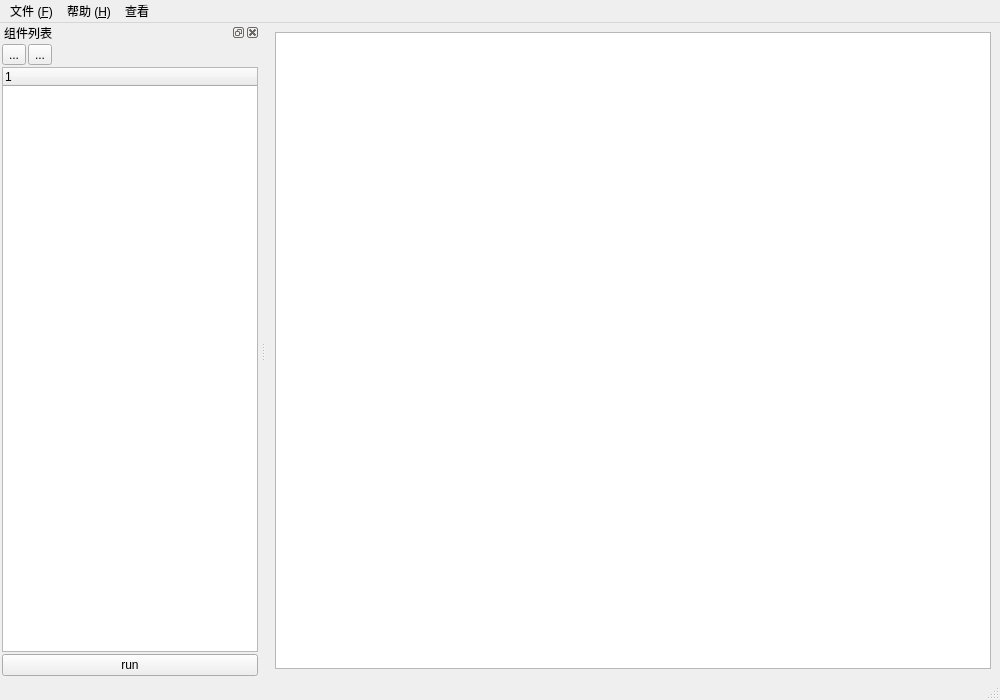
<?xml version="1.0" encoding="UTF-8"?>
<ui version="4.0">
 <class>MainWindow</class>
 <widget class="QMainWindow" name="MainWindow">
  <property name="geometry">
   <rect>
    <x>0</x>
    <y>0</y>
    <width>1000</width>
    <height>700</height>
   </rect>
  </property>
  <property name="windowTitle">
   <string>QNodeTest - 节点编辑器</string>
  </property>
  <widget class="QWidget" name="centralwidget">
   <layout class="QGridLayout" name="gridLayout_2">
    <item row="0" column="0">
     <widget class="QtNodes::GraphicsView" name="graphicsView">
      <property name="renderHints">
       <set>QPainter::Antialiasing|QPainter::TextAntialiasing</set>
      </property>
     </widget>
    </item>
   </layout>
  </widget>
  <widget class="QMenuBar" name="menubar">
   <property name="geometry">
    <rect>
     <x>0</x>
     <y>0</y>
     <width>1000</width>
     <height>21</height>
    </rect>
   </property>
   <widget class="QMenu" name="menuFile">
    <property name="title">
     <string>文件 (&amp;F)</string>
    </property>
    <addaction name="actionSave"/>
    <addaction name="actionLoad"/>
    <addaction name="separator"/>
    <addaction name="actionExit"/>
   </widget>
   <widget class="QMenu" name="menuHelp">
    <property name="title">
     <string>帮助 (&amp;H)</string>
    </property>
    <addaction name="actionAbout"/>
   </widget>
   <widget class="QMenu" name="menu">
    <property name="title">
     <string>查看</string>
    </property>
   </widget>
   <addaction name="menuFile"/>
   <addaction name="menuHelp"/>
   <addaction name="menu"/>
  </widget>
  <widget class="QStatusBar" name="statusbar"/>
  <widget class="QDockWidget" name="dockWidget">
   <property name="windowTitle">
    <string>组件列表</string>
   </property>
   <attribute name="dockWidgetArea">
    <number>1</number>
   </attribute>
   <widget class="QWidget" name="dockWidgetContents">
    <layout class="QGridLayout" name="gridLayout">
     <property name="leftMargin">
      <number>2</number>
     </property>
     <property name="topMargin">
      <number>2</number>
     </property>
     <property name="rightMargin">
      <number>2</number>
     </property>
     <property name="bottomMargin">
      <number>2</number>
     </property>
     <property name="spacing">
      <number>2</number>
     </property>
     <item row="1" column="0">
      <layout class="QVBoxLayout" name="verticalLayout">
       <item>
        <layout class="QHBoxLayout" name="horizontalLayout">
         <item>
          <widget class="QToolButton" name="toolButton">
           <property name="text">
            <string>...</string>
           </property>
          </widget>
         </item>
         <item>
          <widget class="QToolButton" name="toolButton_2">
           <property name="text">
            <string>...</string>
           </property>
          </widget>
         </item>
         <item>
          <spacer name="horizontalSpacer">
           <property name="orientation">
            <enum>Qt::Horizontal</enum>
           </property>
           <property name="sizeHint" stdset="0">
            <size>
             <width>40</width>
             <height>20</height>
            </size>
           </property>
          </spacer>
         </item>
        </layout>
       </item>
       <item>
        <widget class="QTreeWidget" name="treeWidget">
         <property name="minimumSize">
          <size>
           <width>200</width>
           <height>0</height>
          </size>
         </property>
         <property name="toolTip">
          <string>双击节点类型创建节点</string>
         </property>
         <column>
          <property name="text">
           <string notr="true">1</string>
          </property>
         </column>
        </widget>
       </item>
       <item>
        <widget class="QPushButton" name="pushButton_run">
         <property name="text">
          <string>run</string>
         </property>
        </widget>
       </item>
      </layout>
     </item>
    </layout>
   </widget>
  </widget>
  <action name="actionSave">
   <property name="text">
    <string>保存 (&amp;S)</string>
   </property>
   <property name="shortcut">
    <string>Ctrl+S</string>
   </property>
  </action>
  <action name="actionLoad">
   <property name="text">
    <string>加载 (&amp;L)</string>
   </property>
   <property name="shortcut">
    <string>Ctrl+O</string>
   </property>
  </action>
  <action name="actionExit">
   <property name="text">
    <string>退出 (&amp;X)</string>
   </property>
   <property name="shortcut">
    <string>Ctrl+Q</string>
   </property>
  </action>
  <action name="actionAbout">
   <property name="text">
    <string>关于 (&amp;A)</string>
   </property>
  </action>
 </widget>
 <customwidgets>
  <customwidget>
   <class>QtNodes::GraphicsView</class>
   <extends>QGraphicsView</extends>
   <header>QtNodes/GraphicsView</header>
  </customwidget>
 </customwidgets>
 <resources/>
 <connections>
  <connection>
   <sender>actionExit</sender>
   <signal>triggered()</signal>
   <receiver>MainWindow</receiver>
   <slot>close()</slot>
   <hints>
    <hint type="sourcelabel">
     <x>-1</x>
     <y>-1</y>
    </hint>
    <hint type="destinationlabel">
     <x>399</x>
     <y>299</y>
    </hint>
   </hints>
  </connection>
  <connection>
   <sender>actionSave</sender>
   <signal>triggered()</signal>
   <receiver>MainWindow</receiver>
   <slot>save()</slot>
   <hints>
    <hint type="sourcelabel">
     <x>-1</x>
     <y>-1</y>
    </hint>
    <hint type="destinationlabel">
     <x>399</x>
     <y>299</y>
    </hint>
   </hints>
  </connection>
  <connection>
   <sender>actionLoad</sender>
   <signal>triggered()</signal>
   <receiver>MainWindow</receiver>
   <slot>load()</slot>
   <hints>
    <hint type="sourcelabel">
     <x>-1</x>
     <y>-1</y>
    </hint>
    <hint type="destinationlabel">
     <x>399</x>
     <y>299</y>
    </hint>
   </hints>
  </connection>
 </connections>
 <slots>
  <slot>save()</slot>
  <slot>load()</slot>
 </slots>
</ui>
